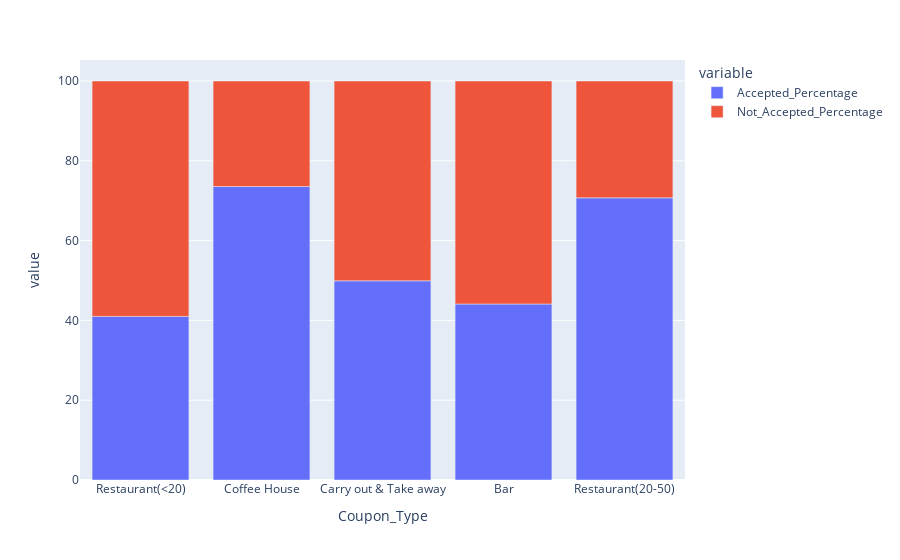

The notebook cell this image was saved under:
### Markdown cell above
5. Use a bar plot to visualize the `coupon` column.

### Code cell
coupon_data = pd.DataFrame(data['coupon'].unique())
coupon_data['Accepted'] = list(data[data.Y==1].groupby('coupon').Y.count())
coupon_data['Not_Accepted'] = list(data[data.Y==0].groupby('coupon').Y.count())
coupon_data['Accepted_Percentage'] = (coupon_data['Accepted'] / (coupon_data['Accepted'] + coupon_data['Not_Accepted'])) *100
coupon_data['Not_Accepted_Percentage'] = (coupon_data['Not_Accepted'] / (coupon_data['Accepted'] + coupon_data['Not_Accepted'])) *100
coupon_data.rename(columns={0:"Coupon_Type"},inplace=True)
px.bar(coupon_data,x="Coupon_Type",y=["Accepted_Percentage","Not_Accepted_Percentage"])

### Figure 1 — Plotly figure (JSON) as saved in the notebook; plotly's stock layout.template omitted (floating-point values rounded to 4 significant figures)
{"data": [{"alignmentgroup": "True", "hovertemplate": "variable=Accepted_Percentage<br>Coupon_Type=%{x}<br>value=%{y}<extra></extra>", "legendgroup": "Accepted_Percentage", "marker": {"color": "#636efa", "pattern": {"shape": ""}}, "name": "Accepted_Percentage", "offsetgroup": "Accepted_Percentage", "orientation": "v", "showlegend": true, "textposition": "auto", "type": "bar", "x": ["Restaurant(<20)", "Coffee House", "Carry out & Take away", "Bar", "Restaurant(20-50)"], "xaxis": "x", "y": [41.0, 73.55, 49.92, 44.1, 70.71], "yaxis": "y"}, {"alignmentgroup": "True", "hovertemplate": "variable=Not_Accepted_Percentage<br>Coupon_Type=%{x}<br>value=%{y}<extra></extra>", "legendgroup": "Not_Accepted_Percentage", "marker": {"color": "#EF553B", "pattern": {"shape": ""}}, "name": "Not_Accepted_Percentage", "offsetgroup": "Not_Accepted_Percentage", "orientation": "v", "showlegend": true, "textposition": "auto", "type": "bar", "x": ["Restaurant(<20)", "Coffee House", "Carry out & Take away", "Bar", "Restaurant(20-50)"], "xaxis": "x", "y": [59.0, 26.45, 50.08, 55.9, 29.29], "yaxis": "y"}], "layout": {"barmode": "relative", "legend": {"title": {"text": "variable"}, "tracegroupgap": 0}, "margin": {"t": 60}, "xaxis": {"anchor": "y", "domain": [0, 1], "title": {"text": "Coupon_Type"}}, "yaxis": {"anchor": "x", "domain": [0, 1], "title": {"text": "value"}}}}
